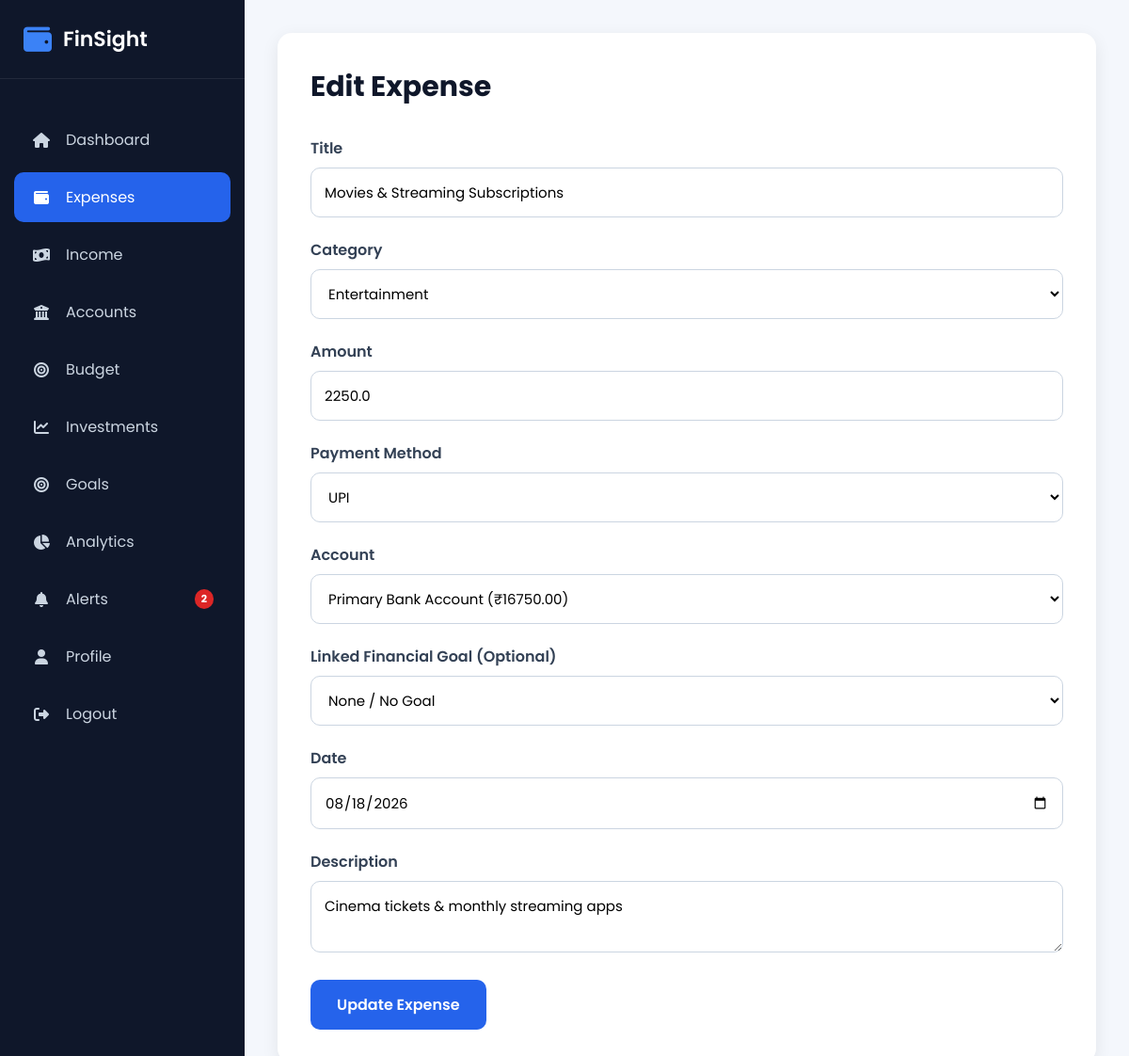
The page /expense/edit/12 (signed in) on the database its author committed.
### models/expense.py (models this page shows, shortened)
class Expense(db.Model):
    __tablename__ = "expenses"
    id = db.Column(db.Integer, primary_key=True)
    title = db.Column(
        db.String(100),
        nullable=False
    )
    category = db.Column(
        db.String(50),
        nullable=False
    )
    amount = db.Column(
        db.Float,
        nullable=False
    )
    payment_method = db.Column(
        db.String(30),
        nullable=False
    )
    account_id = db.Column(
        db.Integer,
        db.ForeignKey("accounts.id"),
        nullable=False
    )
    expense_date = db.Column(
        db.Date,
        nullable=False
    )
    description = db.Column(
        db.Text
    )
    created_at = db.Column(
        db.DateTime,
        default=datetime.utcnow
    )
    updated_at = db.Column(
        db.DateTime,
        default=datetime.utcnow,
        onupdate=datetime.utcnow
    )
    user_id = db.Column(
        db.Integer,
        db.ForeignKey("users.id"),
        nullable=False
    )
    goal_id = db.Column(
        db.Integer,
        db.ForeignKey("goals.id"),
        nullable=True
    )
    account = db.relationship(
        "Account",
        back_populates="expenses"
    )
    goal = db.relationship(
        "Goal",
        back_populates="expenses"
    )

### models/account.py (models this page shows, shortened)
class Account(db.Model):
    __tablename__ = "accounts"
    id = db.Column(db.Integer, primary_key=True)
    account_name = db.Column(
        db.String(100),
        nullable=False
    )
    account_type = db.Column(
        db.String(50),
        nullable=False
    )
    balance = db.Column(
        db.Float,
        nullable=False,
        default=0
    )
    description = db.Column(
        db.Text
    )
    created_at = db.Column(
        db.DateTime,
        default=datetime.utcnow
    )
    user_id = db.Column(
        db.Integer,
        db.ForeignKey("users.id"),
        nullable=False
    )
    expenses = db.relationship(
        "Expense",
        back_populates="account",
        cascade="all, delete-orphan",
        lazy=True
    )

### routes/expense.py (the view, shortened to what this page needs)
@expense.route("/expense/edit/<int:id>", methods=["GET", "POST"])
@login_required
def edit_expense(id):
    expense_obj = Expense.query.filter_by(
        id=id,
        user_id=current_user.id
    ).first_or_404()
    accounts = Account.query.filter_by(
        user_id=current_user.id
    ).all()
    goals = Goal.query.filter_by(
        user_id=current_user.id
    ).all()
    return render_template(
        "edit_expense.html",
        expense=expense_obj,
        accounts=accounts,
        goals=goals
    )

### app.py (called while the page is built)
@login_manager.user_loader
def load_user(user_id):
    return User.query.get(int(user_id))

@app.context_processor
def inject_global_vars():
    if current_user.is_authenticated:
        unread_count = FinancialAlert.query.filter_by(user_id=current_user.id, is_read=False).count()
        return dict(unread_alerts_count=unread_count)
    return dict(unread_alerts_count=0)

### templates/edit_expense.html (shortened to what this page needs)
{% extends "layout.html" %}
{% block css %}
<link rel="stylesheet" href="{{ url_for('static', filename='css/expense.css') }}">
{% endblock %}
{% block content %}
<div class="expense-container">
    <form method="POST" class="expense-form">
        <h2>Edit Expense</h2>
        <div class="form-group">
            <label>Title</label>
            <input type="text" name="title" value="{{ expense.title }}" required>
        </div>
        <div class="form-group">
            <label>Category</label>
            <select name="category" required>
                <option value="Entertainment" {% if expense.category == "Entertainment" %}selected{% endif %}>Entertainment</option>
            </select>
        </div>
        <div class="form-group">
            <label>Amount</label>
            <input
                type="number"
                step="0.01"
                name="amount"
                value="{{ expense.amount }}"
                required
            >
        </div>
        <div class="form-group">
            <label>Payment Method</label>
            <select name="payment_method" required>
                <option value="UPI" {% if expense.payment_method == "UPI" %}selected{% endif %}>UPI</option>
            </select>
        </div>
        <div class="form-group">
            <label>Account</label>
            <select name="account_id" required>
                {% for account in accounts %}
                <option
                    value="{{ account.id }}"
                    {% if account.id == expense.account_id %}selected{% endif %}
                >
                    {{ account.account_name }} (₹{{ "%.2f"|format(account.balance) }})
                </option>
                {% endfor %}
            </select>
        </div>
        <div class="form-group">
            <label>Linked Financial Goal (Optional)</label>
            <select name="goal_id">
                <option value="none" {% if not expense.goal_id %}selected{% endif %}>None / No Goal</option>
            </select>
        </div>
        <div class="form-group">
            <label>Date</label>
            <input
                type="date"
                name="expense_date"
                value="{{ expense.expense_date.strftime('%Y-%m-%d') }}"
                required
            >
        </div>
        <div class="form-group">
            <label>Description</label>
            <textarea name="description">{{ expense.description }}</textarea>
        </div>
        <button class="btn-save" type="submit">
            Update Expense
        </button>
    </form>
</div>
{% endblock %}

### static/css/layout.css (style rules this page uses)
* { margin:0; padding:0; box-sizing:border-box; font-family:'Poppins',sans-serif; }
body { background:#f4f7fc; }

### static/css/expense.css (style rules this page uses)
.expense-container { max-width:900px; margin:0 auto; }
.expense-form { background:#fff; padding:35px; border-radius:15px; box-shadow:0 5px 18px rgba(0,0,0,.08); }
.expense-form h2 { margin-bottom:30px; color:#0F172A; font-size:30px; }
.form-group { margin-bottom:22px; }
.form-group label { display:block; margin-bottom:8px; font-weight:600; color:#334155; }
.form-group input, .form-group select, .form-group textarea { width:100%; padding:14px; border:1px solid #CBD5E1; border-radius:10px; font-size:15px; outline:none; transition:.3s; background:#fff; }
.form-group textarea { resize:vertical; }
.btn-save { background:#2563EB; color:#fff; border:none; padding:14px 28px; border-radius:10px; font-size:16px; font-weight:600; cursor:pointer; transition:.3s; }

### rows shown on the page
Expense: title "Movies & Streaming Subscriptions", category "Entertainment", amount "2250.0", payment_method "UPI", account_id "Primary Bank Account (₹16750.00)", goal_id "None / No Goal", expense_date "08/18/2026", description "Cinema tickets & monthly streaming apps"

### other values the page prints
{{ unread_alerts_count }} "2"
